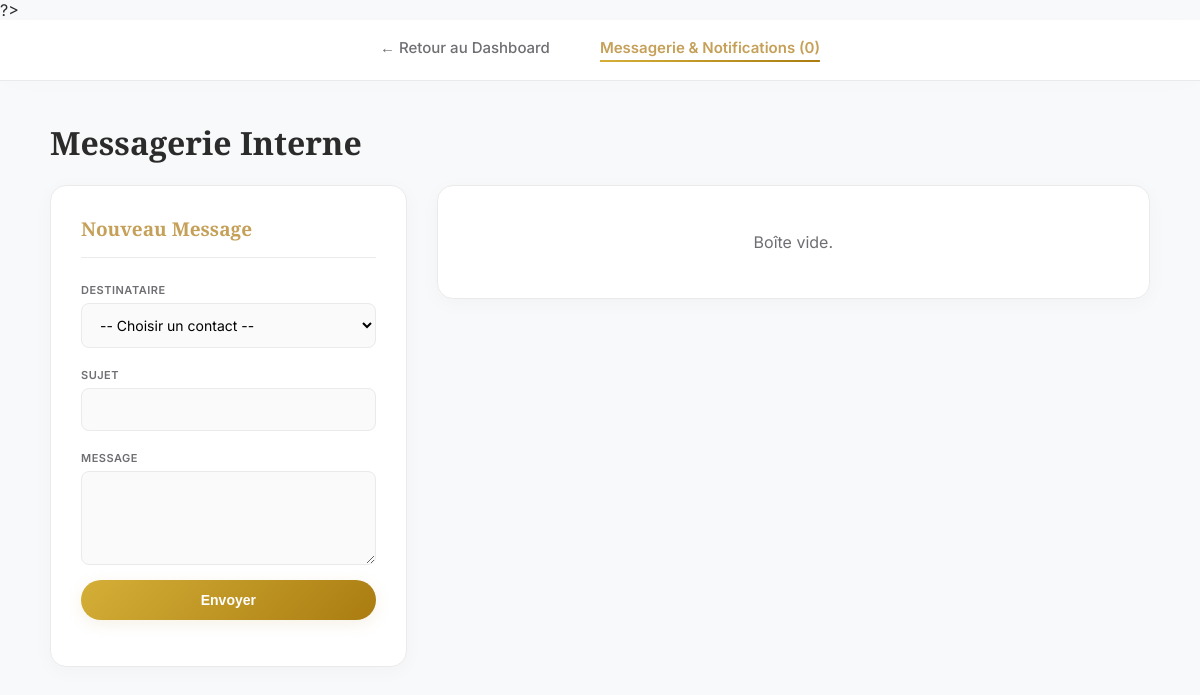
The app's page /messagerie.php (signed in), older data.
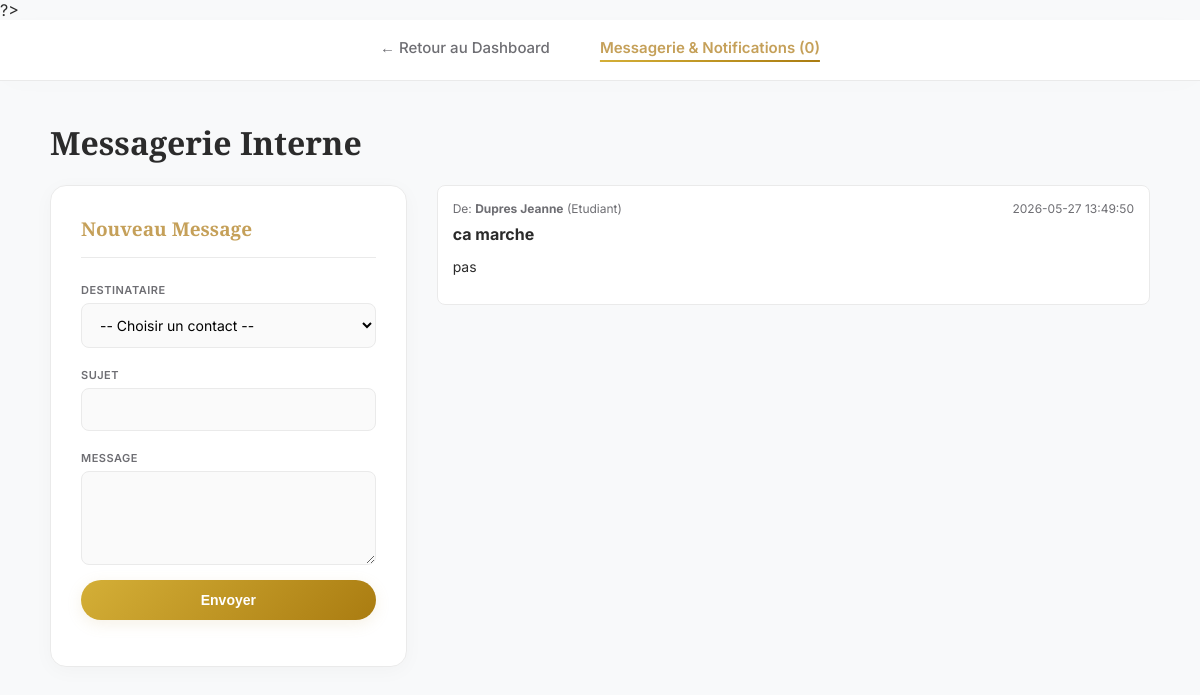
The same page, newer data.
### tables this page shows
CREATE TABLE messages (
            id INTEGER PRIMARY KEY AUTOINCREMENT,
            expediteur_id INTEGER NOT NULL,
            destinataire_id INTEGER NOT NULL,
            sujet TEXT NOT NULL,
            contenu TEXT NOT NULL,
            date_envoi DATETIME DEFAULT CURRENT_TIMESTAMP,
            lu INTEGER DEFAULT 0,
            FOREIGN KEY(expediteur_id) REFERENCES utilisateurs(id) ON DELETE CASCADE,
            FOREIGN KEY(destinataire_id) REFERENCES utilisateurs(id) ON DELETE CASCADE
        );

CREATE TABLE utilisateurs (
        id INTEGER PRIMARY KEY AUTOINCREMENT,
        prenom TEXT NOT NULL,
        nom TEXT NOT NULL,
        email TEXT UNIQUE NOT NULL,
        role TEXT CHECK(role IN ('etudiant', 'professeur', 'administrateur')) NOT NULL,
        mot_de_passe_hash TEXT NOT NULL,
        statut_compte TEXT DEFAULT 'actif',
        groupe_id INTEGER,
        FOREIGN KEY(groupe_id) REFERENCES groupes(id) ON DELETE SET NULL
    );

### messagerie.php (the view, shortened to what this page needs)
<?php
require_once 'db.php';
$mon_id = $_SESSION['utilisateur_id'];
$mon_role = $_SESSION['role'];
$stmt_unread = $db->prepare("SELECT COUNT(*) FROM messages WHERE destinataire_id = ? AND lu = 0");
$stmt_unread->execute([$mon_id]); $messages_non_lus = $stmt_unread->fetchColumn();
$inbox = $db->query("SELECT m.*, u.nom, u.prenom, u.role FROM messages m JOIN utilisateurs u ON m.expediteur_id = u.id WHERE m.destinataire_id = $mon_id ORDER BY m.date_envoi DESC")->fetchAll();
$retour_dash = "dashboard_" . $mon_role . ".php";
?>
<!DOCTYPE html>
<html lang="fr">
<head><meta charset="UTF-8"><title>Messagerie - SmartCampus</title><link rel="stylesheet" href="style.css">
</head>
<body>
    <nav class="top-nav">
        <a href="<?= $retour_dash ?>">← Retour au Dashboard</a>
        <a href="messagerie.php" class="active">Messagerie & Notifications (<?= $messages_non_lus ?>)</a>
    </nav>
    <div class="container" style="margin-top:30px;">
        <h1>Messagerie Interne</h1>
        <div class="dashboard-grid inverse">
            <div class="card">
                <div class="card-header"><h2>Nouveau Message</h2></div>
                <form method="POST">
                    <label>Destinataire</label>
                    <select name="destinataire_id" required>
                        <option value="">-- Choisir un contact --</option>
                    </select>
                    <label>Sujet</label><input type="text" name="sujet" required>
                    <label>Message</label><textarea name="contenu" rows="4" required></textarea>
                    <button type="submit" class="btn-action" style="width:100%;margin-top:10px;">Envoyer</button>
                </form>
            </div>
            <div>
                <?php foreach($inbox as $m): ?>
                    <div class="msg-card <?= $m['lu'] == 0 ? 'non-lu' : '' ?>">
                        <div class="msg-header"><span>De: <strong><?= htmlspecialchars($m['nom'].' '.$m['prenom']) ?></strong> (<?= ucfirst($m['role']) ?>)</span><span><?= $m['date_envoi'] ?></span></div>
                        <div style="font-weight:bold;margin-bottom:5px;"><?= htmlspecialchars($m['sujet']) ?></div>
                        <p style="font-size:14px;color:var(--text-main);"><?= nl2br(htmlspecialchars($m['contenu'])) ?></p>
                    </div>
                <?php endforeach; if(empty($inbox)) echo "<div class='card'><p style='text-align:center;color:var(--text-muted);'>Boîte vide.</p></div>"; ?>
            </div>
        </div>
    </div>
</body>
</html>

### style.css (style rules this page uses)
:root { --primary: #C5A059; --primary-grad: linear-gradient(135deg, #D4AF37 0%, #AA7C11 100%); --primary-light: #fdfaf5; --bg-body: #f8f9fa; --text-main: #2b2b2b; --text-muted: #6e6e73; --border: #eaeaea; --danger: #d93025; --danger-light: #fce8e6; --success: #137333; --success-light: #e6f4ea; --shadow-soft: 0 4px 20px rgba(0, 0, 0, 0.03); --shadow-hover: 0 10px 25px rgba(0, 0, 0, 0.08); }
body { font-family: 'Inter', sans-serif; background-color: var(--bg-body); margin: 0; color: var(--text-main); -webkit-font-smoothing: antialiased; }
h1, h2, h3 { font-family: 'Playfair Display', serif; font-weight: 600; }
.top-nav { display: flex; justify-content: center; gap: 50px; padding: 18px 0; background: white; border-bottom: 1px solid var(--border); margin-bottom: 40px; box-shadow: 0 4px 30px rgba(0,0,0,0.01); }
.top-nav a { text-decoration: none; color: var(--text-muted); font-weight: 500; font-size: 15px; transition: all 0.3s ease; position: relative; padding-bottom: 5px; }
.top-nav a::after { content: ''; position: absolute; width: 0; height: 2px; bottom: 0; left: 50%; background: var(--primary-grad); transition: all 0.3s ease; transform: translateX(-50%); }
.top-nav a.active { color: var(--primary); font-weight: 600; }
.top-nav a.active::after { width: 100%; }
.container { max-width: 1100px; margin: 0 auto; padding: 0 20px 60px; animation: fadeUp 0.5s ease-out forwards; }
.dashboard-grid { display: grid; grid-template-columns: 2fr 1fr; gap: 30px; }
.dashboard-grid.inverse { grid-template-columns: 1fr 2fr; }
.card { background: white; border-radius: 16px; padding: 30px; border: 1px solid var(--border); box-shadow: var(--shadow-soft); transition: transform 0.3s ease, box-shadow 0.3s ease; }
.card-header { border-bottom: 1px solid var(--border); padding-bottom: 15px; margin-bottom: 25px; }
.card-header h2 { margin: 0; font-size: 19px; color: var(--primary); }
.btn-action { background: var(--primary-grad); color: white; padding: 12px 24px; border-radius: 30px; text-decoration: none; font-weight: 600; font-size: 14px; border: none; cursor: pointer; transition: all 0.3s; box-shadow: 0 4px 15px rgba(197, 160, 89, 0.15); display: inline-block; text-align: center; box-sizing: border-box; }
label { font-size: 11px; font-weight: 600; text-transform: uppercase; color: var(--text-muted); margin-bottom: 6px; display: block; margin-top: 15px; letter-spacing: 0.5px; }
input, select, textarea { width: 100%; padding: 12px 14px; margin-bottom: 5px; border: 1px solid var(--border); border-radius: 8px; box-sizing: border-box; font-family: 'Inter', sans-serif; font-size: 14px; transition: all 0.3s; background-color: #fafafa; }

### messagerie.php (style rules this page uses)
.msg-card { background: white; border: 1px solid var(--border); border-radius: 8px; padding: 15px; margin-bottom: 15px; }
.msg-header { display: flex; justify-content: space-between; font-size: 12px; color: var(--text-muted); margin-bottom: 8px; }

Row changes from the older to the newer data that the page shows:
added messages: expediteur.prenom "Dupres Jeanne", expediteur.role "Etudiant", date_envoi "2026-05-27 13:49:50", sujet "ca marche", contenu "pas"
Text that changed along with them:
text no longer shown: "Boîte vide."
